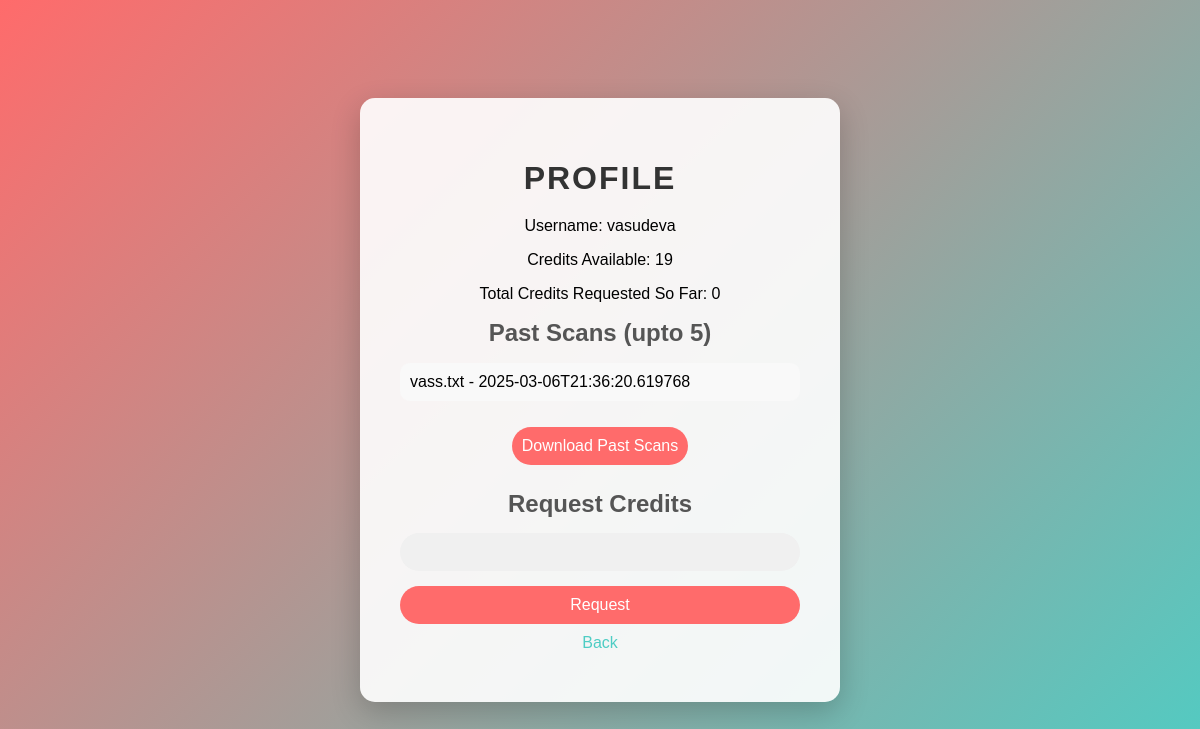
The page /profile (signed in) on the database as committed earlier.
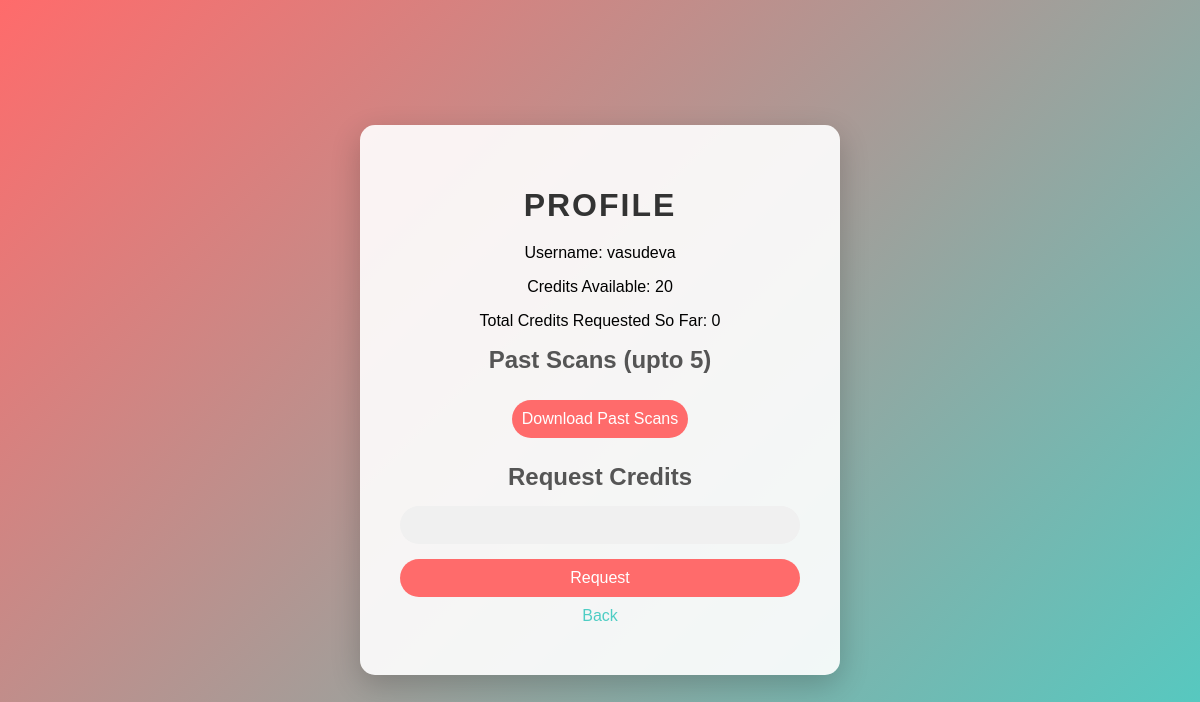
The same page on the database as committed later.
### tables this page shows
CREATE TABLE documents (
        id INTEGER PRIMARY KEY AUTOINCREMENT,
        user_id INTEGER,
        filename TEXT,
        content TEXT,
        upload_date TEXT,
        FOREIGN KEY (user_id) REFERENCES users(id)
    );

### app.py (the view)
@app.route("/profile")
def profile():
    if "user_id" not in session:
        return redirect(url_for("login"))
    reset_credits()
    conn = sqlite3.connect("database.db")
    c = conn.cursor()
    c.execute("SELECT username, credits FROM users WHERE id = ?", (session["user_id"],))
    user = c.fetchone()
    c.execute(
        "SELECT filename, upload_date FROM documents WHERE user_id = ? ORDER BY upload_date DESC LIMIT 5",
        (session["user_id"],),
    )
    scans = c.fetchall()
    c.execute(
        "SELECT SUM(requested_credits) FROM credit_requests WHERE user_id = ?",
        (session["user_id"],),
    )
    total_requested_credits = c.fetchone()[0] or 0
    conn.close()
    return render_template(
        "profile.html",
        user=user,
        scans=scans,
        credits=user[1],
        total_requested_credits=total_requested_credits,
    )

### app.py (called while the page is built)
def reset_credits():
    conn = sqlite3.connect("database.db")
    c = conn.cursor()
    c.execute(
        "UPDATE users SET credits = 20, last_reset = ? WHERE last_reset < ?",
        (datetime.now().isoformat(), (datetime.now() - timedelta(days=1)).isoformat()),
    )
    conn.commit()
    conn.close()

### templates/profile.html (shortened to what this page needs)
<!DOCTYPE html>
<html lang="en">
<head>
    <link rel="stylesheet" href="{{ url_for('static', filename='css/style.css') }}">
</head>
<body>
    <div class="container">
        <h1>Profile</h1>
        <p>Username: {{ user[0] }}</p>
        <p>Credits Available: {{ credits }}</p>
        <p>Total Credits Requested So Far: {{ total_requested_credits }}</p>
        <h2>Past Scans (upto 5)</h2>
        <ul>
            {% for scan in scans %}
                <li>{{ scan[0] }} - {{ scan[1] }}</li>
            {% endfor %}
        </ul>
        <a href="{{ url_for('download_scans') }}"><button>Download Past Scans</button></a>
        <h2>Request Credits</h2>
        <form method="POST" action="{{ url_for('request_credits') }}">
            <input type="number" name="credits" min="1" required>
            <button type="submit">Request</button>
        </form>
        <a href="{{ url_for('index') }}">Back</a>
    </div>
</body>
</html>

Rows that differ between the two databases and show on the page:
removed documents: filename "vass.txt", upload_date "2025-03-06T21:36:20.619768"
Other text that changed with them:
{{ credits }}: "19" → "20"
